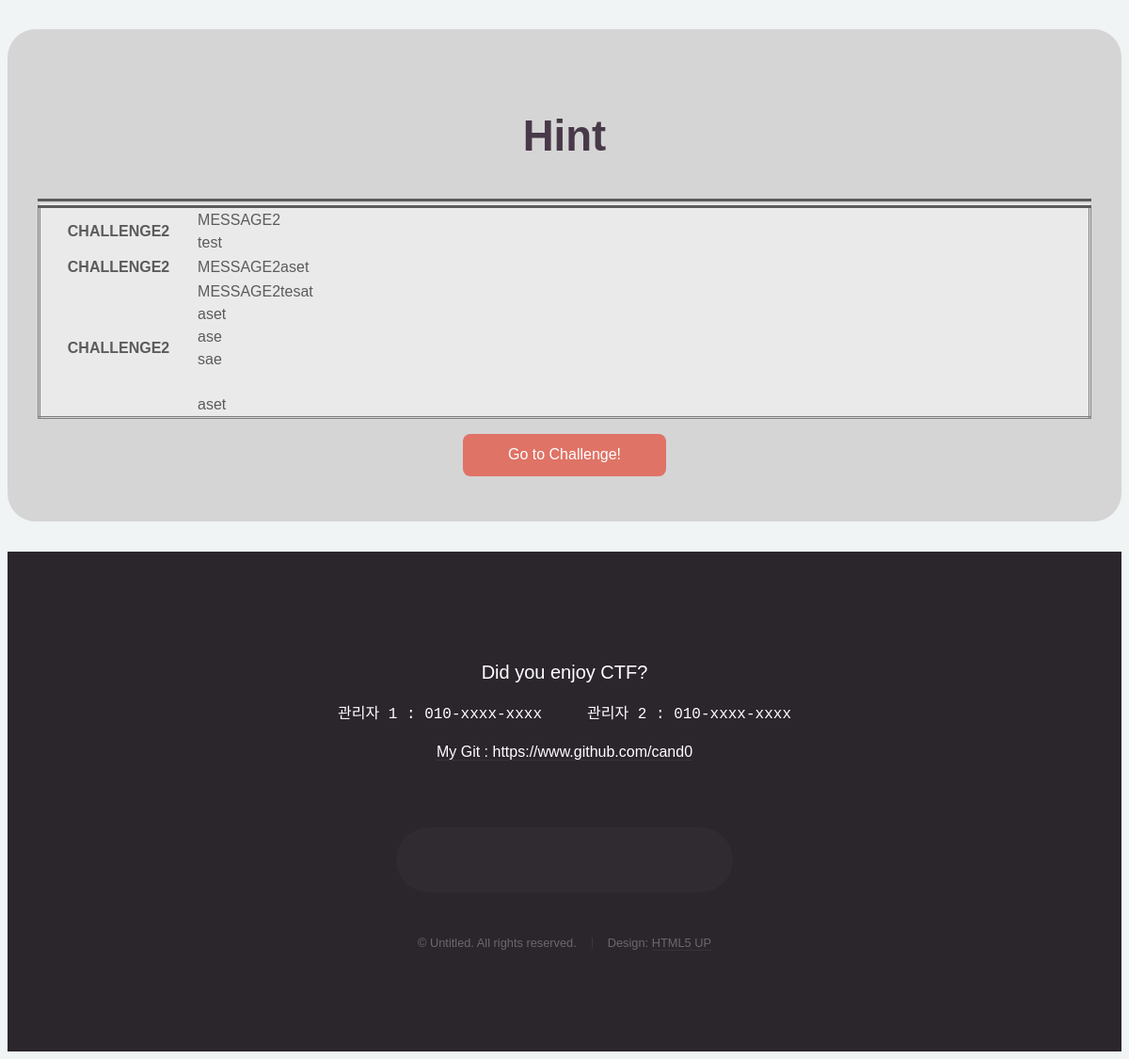
Before: /index/ (lower part) with the older database file.
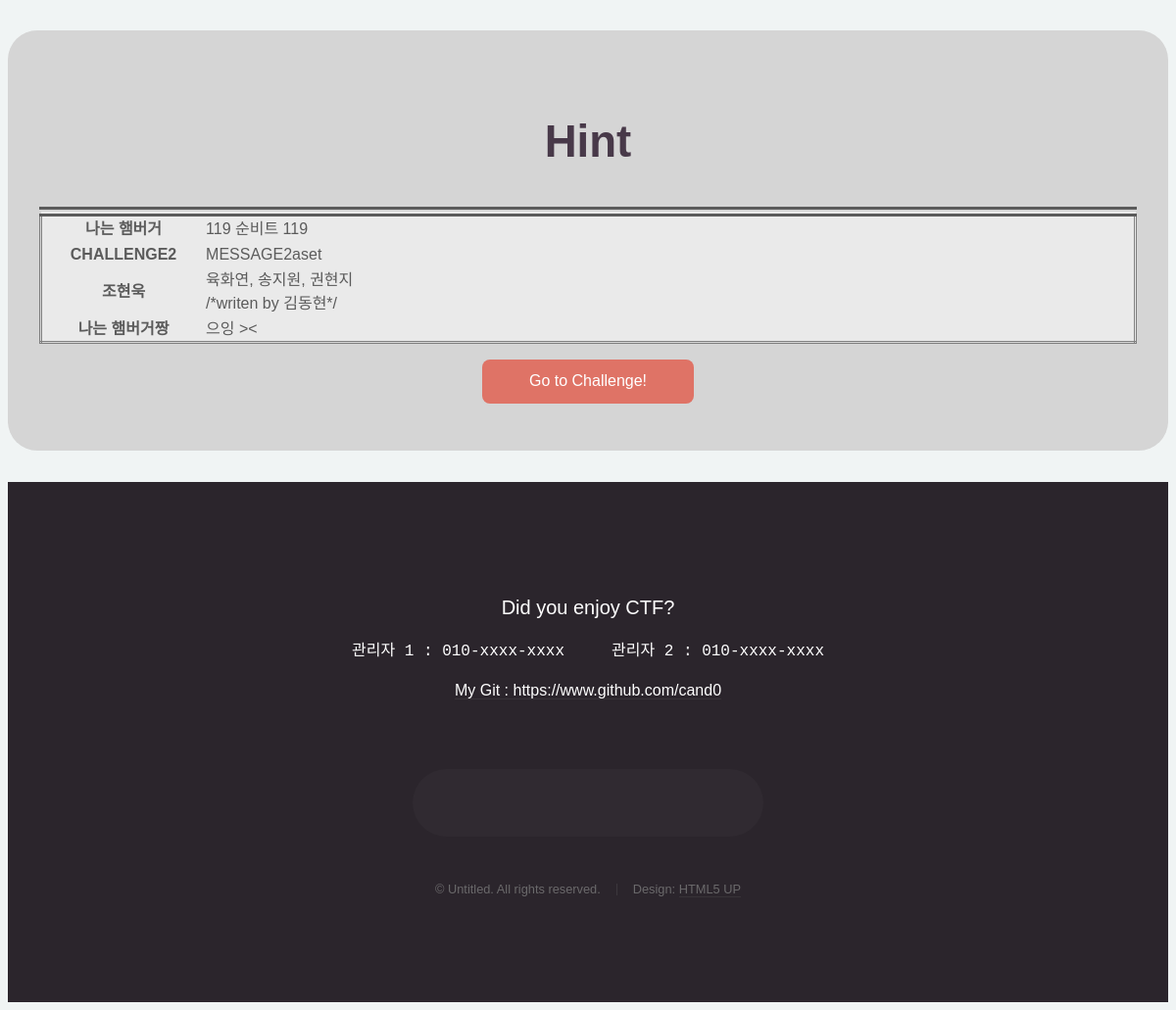
After: the same page with the newer database file.
### tables this page shows
CREATE TABLE 'HINT' (
'NUM' INTEGER PRIMARY KEY AUTOINCREMENT,
'NAME' TEXT NOT NULL,
'MESSAGE' TEXT NOT NULL
);

### __init__.py (the view)
@app.route("/")
@app.route("/index/")
def index():
	conn = sqlite3.connect('/cand0/cand0/cand0.db')
	cur = conn.cursor()
	cur.execute("select NAME, MESSAGE from HINT")
	hints = cur.fetchall()
	replace_hints = []
	for hint in hints:
		temp_hint1 = hint[0].replace("\n","<br>")
		temp_hint2 = hint[1].replace("\n","<br>")
		replace_hints.append((temp_hint1, temp_hint2))
	conn.close()
	placeholder_signup = "이름 : \n이메일 : "
	return render_template('index.html', hints = replace_hints, placeholder_signup = placeholder_signup)

### templates/index.html (shortened to what this page needs)
<!DOCTYPE HTML>
<html>
	<head>
		<link rel="stylesheet" href="{{ url_for('static', filename='css/main.css') }}" />
	</head>
	<body class="homepage is-preload">
		{% include "/base/sign-in.html" %}
		{% include "/base/sign-up.html" %}
		<div id="page-wrapper">
				{% include "/base/hint.html" %}
				{% include "/base/footer.html" %}
		</div>
	</body>
</html>

### templates/base/sign-in.html (shortened to what this page needs)
<html>
<body>
</body>
</html>

### templates/base/sign-up.html (shortened to what this page needs)
<html>
<body>
</body>
</html>

### templates/base/hint.html
                               <div class="wrapper style1 hint" id = "hints-wrapper">
                                        <section id="features" class="container special">
                                                <header>
                                                       <h2><strong>Hint</strong></h2>
{% autoescape false %}
<table>
{% for hint in hints %}
<th>{{hint[0]}}</th><td>{{hint[1]}}</td>
<tr>
{% endfor %}
{% endautoescape %}
</table>
                                                </header>
                                        </section>
<a href = "/challenges/" class = "button">Go to Challenge!</a>
                                </div>

### templates/base/footer.html
				<div id="footer">
					<div class="container">
						<div class="row">
							<div class="col-12">
									<section class="contact">
										<header>
											<h3>Did you enjoy CTF?</h3>
										</header>
										<pre>관리자 1 : 010-xxxx-xxxx     관리자 2 : 010-xxxx-xxxx</pre>
										<p><a href = "https://www.github.com/cand0"> My Git : https://www.github.com/cand0</a></p>
										<ul class="icons">
											<li><a href="#" class="icon brands fa-twitter"><span class="label">Twitter</span></a></li>
											<li><a href="#" class="icon brands fa-facebook-f"><span class="label">Facebook</span></a></li>
											<li><a href="#" class="icon brands fa-instagram"><span class="label">Instagram</span></a></li>
											<li><a href="#" class="icon brands fa-pinterest"><span class="label">Pinterest</span></a></li>
											<li><a href="#" class="icon brands fa-dribbble"><span class="label">Dribbble</span></a></li>
											<li><a href="#" class="icon brands fa-linkedin-in"><span class="label">Linkedin</span></a></li>
										</ul>
									</section>
									<div class="copyright">
										<ul class="menu">
											<li>&copy; Untitled. All rights reserved.</li><li>Design: <a href="http://html5up.net">HTML5 UP</a></li>
										</ul>
								</div>
							</div>
						</div>
					</div>
				</div>

Changed rows visible on the page:
removed HINT: NAME "CHALLENGE2", MESSAGE "MESSAGE2 test"
removed HINT: NAME "CHALLENGE2", MESSAGE "MESSAGE2tesat aset ase sae aset"
added HINT: NAME "나는 햄버거", MESSAGE "119 순비트 119"
added HINT: NAME "조현욱", MESSAGE "육화연, 송지원, 권현지 /*writen by 김동현*/"
added HINT: NAME "나는 햄버거짱", MESSAGE "으잉 ><"
